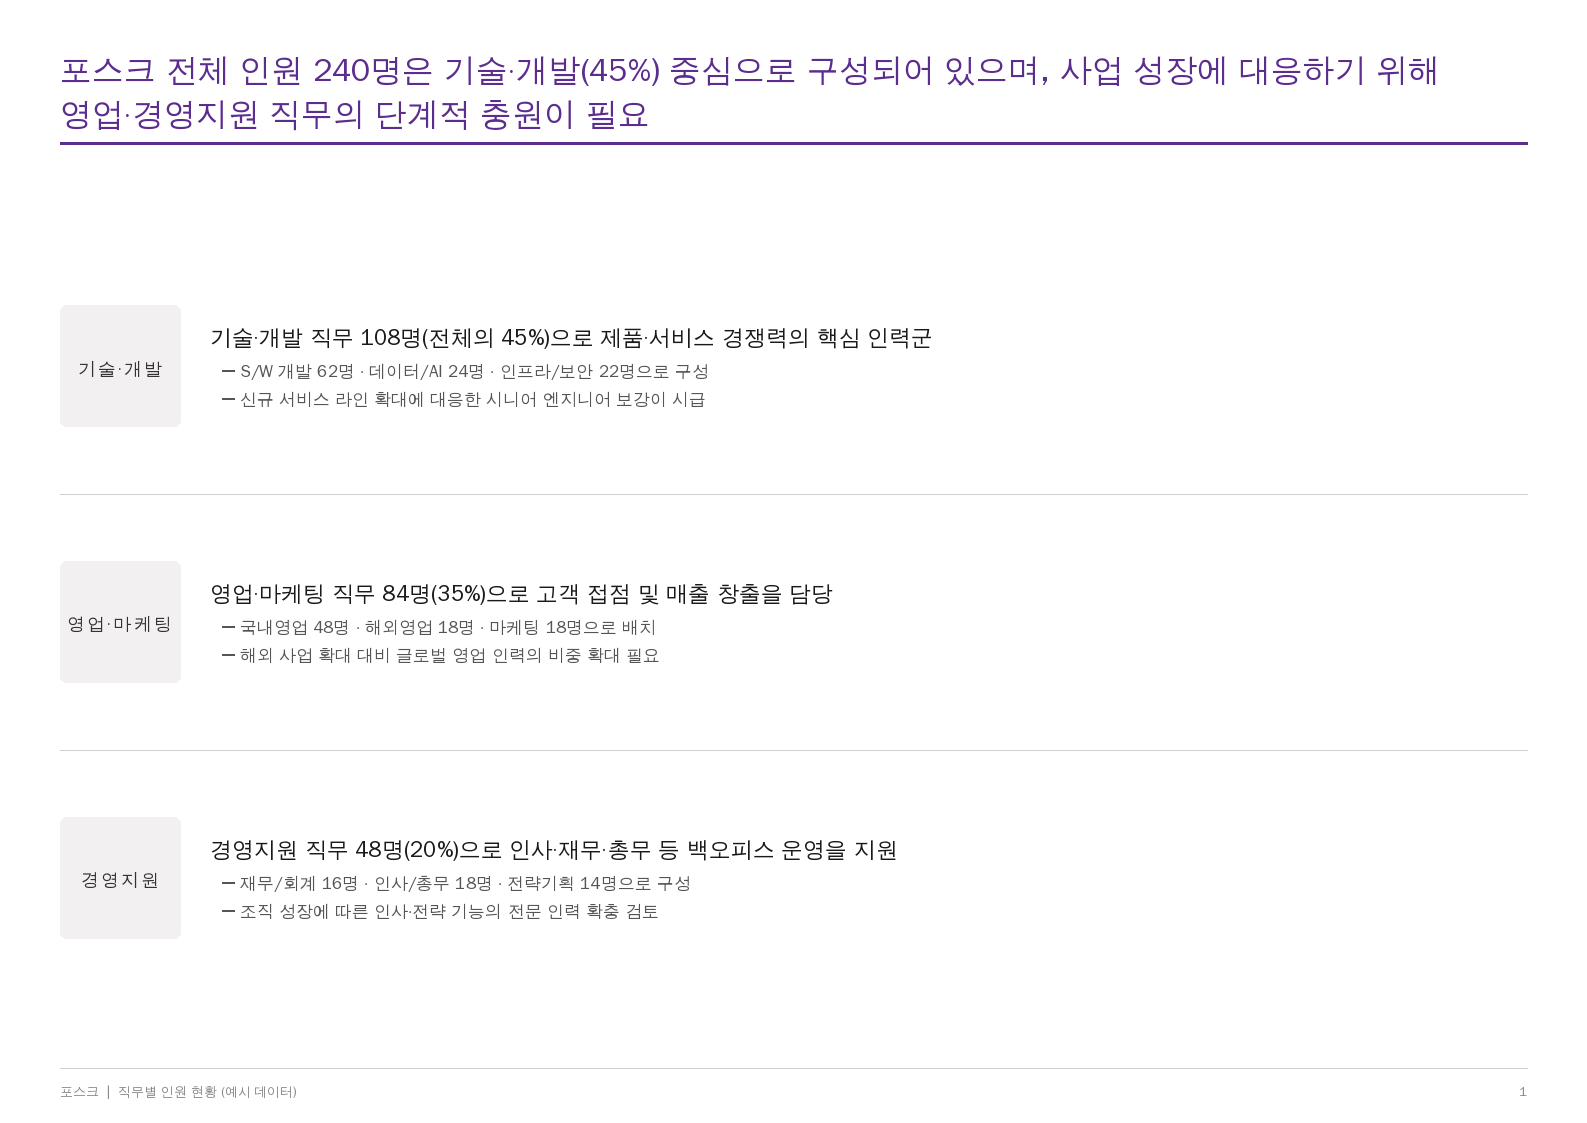

Write the Python code that produced this figure.
#!/usr/bin/env python3
"""
포스크 직무별 인원 현황 슬라이드 생성기
=======================================
Kearney 스타일의 컨설팅 슬라이드(slide_generator.render_slide)를 재사용하여
'포스크 직무별 인원 현황' 한 장(A4 Landscape)을 PNG로 생성합니다.

주의: 아래 인원 수치는 실제 데이터가 아닌 '예시(illustrative)' 값입니다.
      실제 인원 현황 숫자로 CONTENT 딕셔너리를 교체한 뒤 다시 실행하세요.

Usage:
    python posk_headcount_slide.py            # posk_headcount_slide.png 생성
    python posk_headcount_slide.py out.png    # 출력 파일명 지정
"""

import os
import sys

from slide_generator import render_slide, DEFAULT_PARAMS


# ---------------------------------------------------------------------------
# 슬라이드 내용 — 포스크 직무별 인원 현황 (예시 데이터)
# 전체 240명 = 영업·마케팅 84명(35%) + 기술·개발 108명(45%) + 경영지원 48명(20%)
# ---------------------------------------------------------------------------
CONTENT = {
    "headline": (
        "포스크 전체 인원 240명은 기술·개발(45%) 중심으로 구성되어 있으며, "
        "사업 성장에 대응하기 위해 영업·경영지원 직무의 단계적 충원이 필요"
    ),

    "box1_label": "기술·개발",
    "box1_main": "기술·개발 직무 108명(전체의 45%)으로 제품·서비스 경쟁력의 핵심 인력군",
    "box1_bullets": [
        "S/W 개발 62명 · 데이터/AI 24명 · 인프라/보안 22명으로 구성",
        "신규 서비스 라인 확대에 대응한 시니어 엔지니어 보강이 시급",
    ],

    "box2_label": "영업·마케팅",
    "box2_main": "영업·마케팅 직무 84명(35%)으로 고객 접점 및 매출 창출을 담당",
    "box2_bullets": [
        "국내영업 48명 · 해외영업 18명 · 마케팅 18명으로 배치",
        "해외 사업 확대 대비 글로벌 영업 인력의 비중 확대 필요",
    ],

    "box3_label": "경영지원",
    "box3_main": "경영지원 직무 48명(20%)으로 인사·재무·총무 등 백오피스 운영을 지원",
    "box3_bullets": [
        "재무/회계 16명 · 인사/총무 18명 · 전략기획 14명으로 구성",
        "조직 성장에 따른 인사·전략 기능의 전문 인력 확충 검토",
    ],

    "footer_left": "포스크  |  직무별 인원 현황 (예시 데이터)",
    "page_number": "1",
}


def main():
    out_path = sys.argv[1] if len(sys.argv) > 1 else "posk_headcount_slide.png"
    out_path = os.path.join(os.path.dirname(__file__) or ".", out_path) \
        if not os.path.isabs(out_path) else out_path

    img = render_slide(CONTENT, DEFAULT_PARAMS)
    img.save(out_path, quality=95)
    print(f"Saved to: {out_path}")


if __name__ == "__main__":
    main()
